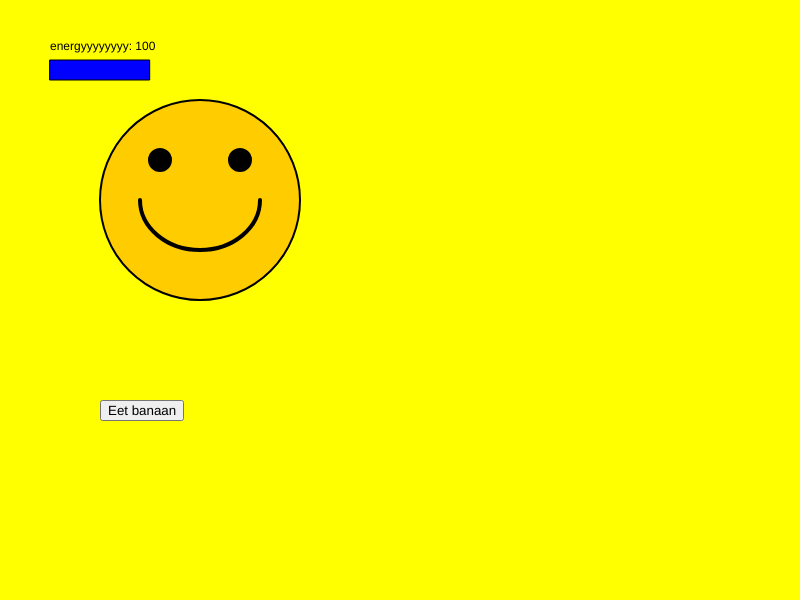
Frame 1 (no input)
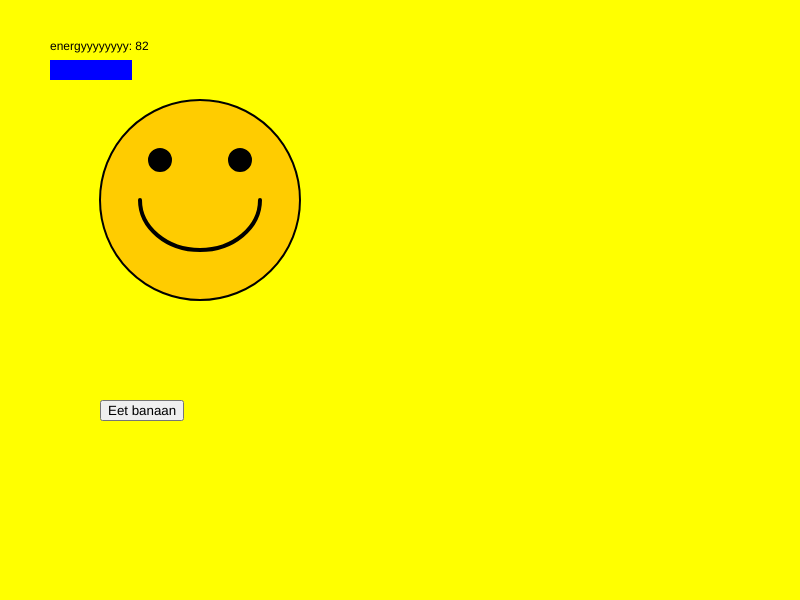
Frame 60 (no input)
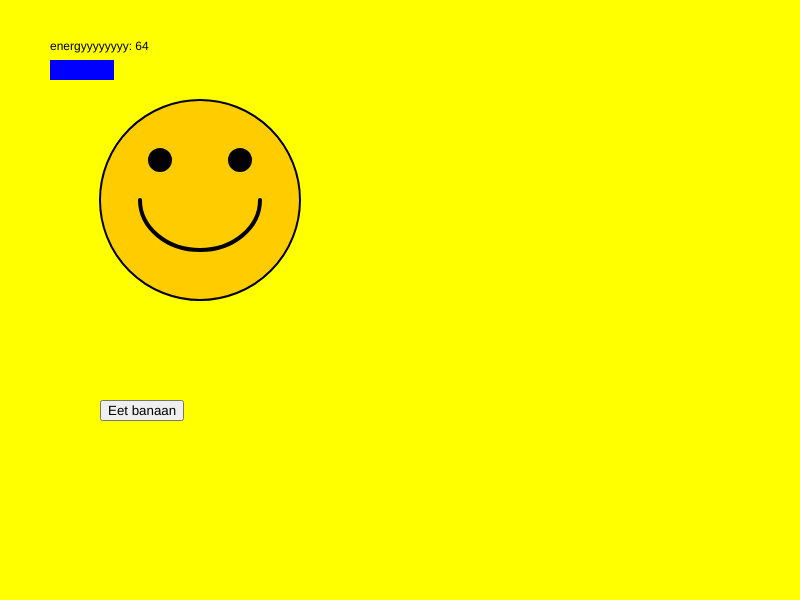
Frame 120 (the mouse pressed at the canvas centre since frame 60)

The p5.js sketch that drew these frames (run headless with seeded random() and noise() and a simulated clock; from frame 60 on, the mouse is pressed at the canvas centre):

// p5.js sketch
// ── sketch.js
let energy = 100;

function setup() {
  createCanvas(800, 600)

  let buttonEat = createButton("Eet banaan");
  buttonEat.position(100, 400);
  buttonEat.mousePressed(eatFunction);


}
function draw() {
    background("yellow");

    energy = energy - 0.3
    if (energy <= 0) {
      energy = 0
    }

    fill("black")
    text("energyyyyyyyy: " + round(energy), 50, 50)
    
    fill("blue")
    rect(50, 60, energy, 20)

    // Gezicht (gele cirkel)
  fill(255, 204, 0);
  stroke(0);
  strokeWeight(2);
  ellipse(200, 200, 200, 200);
  
  
  // Mond (boog)
  noFill();
  strokeWeight(4);
  if (energy > 50) {
      arc(200, 200, 120, 100, 0, PI);
      // Ogen (zwarte cirkels)
      fill(0);
      ellipse(160, 160, 20, 20); // Linkeroog
      ellipse(240, 160, 20, 20); // Rechteroog
  }
  else if (energy < 50 && energy > 0) {
      line(100, 250, 300, 250);
      // Ogen (zwarte cirkels)
      fill(0);
      ellipse(160, 160, 10, 10); // Linkeroog
      ellipse(240, 160, 20, 20); // Rechteroog
  } else if (energy <= 0) {
      line(120, 250, 300, 200);

      line(140, 160, 170, 170); // Linkeroog
      line(140, 170, 170, 140); // Linkeroog
      line(220, 160, 250, 170); // Rechteroog
      line(220, 170, 250, 160); // Rechteroog
  }
  noStroke();
}

function eatFunction() {
  console.log("ga eten")
  energy += 20
}
